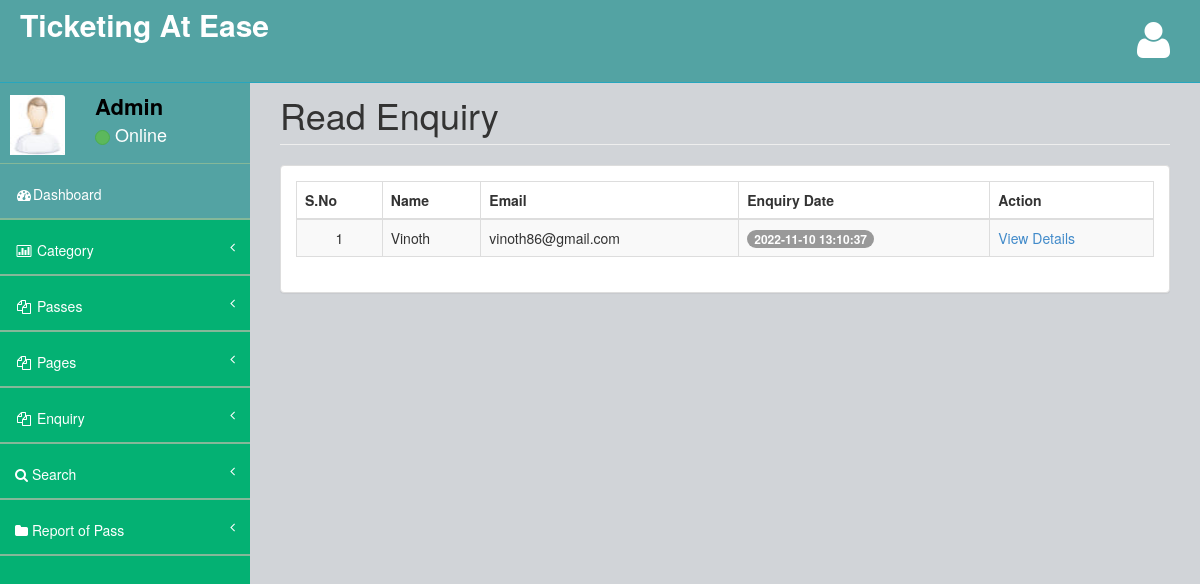
The app's page /admin/readenq.php (signed in) with its own data.
### tables this page shows
CREATE TABLE `tblcontact` (
  `ID` int(10) NOT NULL,
  `Name` varchar(200) DEFAULT NULL,
  `Email` varchar(200) DEFAULT NULL,
  `Message` mediumtext DEFAULT NULL,
  `EnquiryDate` timestamp NOT NULL DEFAULT current_timestamp(),
  `IsRead` int(5) DEFAULT NULL
);

### admin/readenq.php (the view, shortened to what this page needs)
<?php
include('includes/dbconnection.php');
if (strlen($_SESSION['bpmsaid'] == 0)) {
    header('location:logout.php');
} else {
?>
    <!DOCTYPE html>
    <html>
    <head>
        <link href="assets/plugins/bootstrap/bootstrap.css" rel="stylesheet" />
        <link href="assets/font-awesome/css/font-awesome.css" rel="stylesheet" />
        <link href="assets/plugins/pace/pace-theme-big-counter.css" rel="stylesheet" />
        <link href="assets/css/style.css" rel="stylesheet" />
        <link href="assets/css/main-style.css" rel="stylesheet" />
        <link href="assets/plugins/dataTables/dataTables.bootstrap.css" rel="stylesheet" />
    </head>
    <body>
        <div id="wrapper">
            <?php include_once('includes/header.php'); ?>
            <?php include_once('includes/sidebar.php'); ?>
            <div id="page-wrapper">
                <div class="row">
                    <div class="col-lg-12">
                        <h1 class="page-header">Read Enquiry</h1>
                    </div>
                </div>
                <div class="row">
                    <div class="col-lg-12">
                        <div class="panel panel-default">
                            <div class="panel-body">
                                <div class="table-responsive">
                                    <table class="table table-striped table-bordered table-hover" id="dataTables-example">
                                        <thead>
                                            <tr>
                                                <th>S.No</th>
                                                <th>Name</th>
                                                <th>Email</th>
                                                <th>Enquiry Date</th>
                                                <th>Action</th>
                                            </tr>
                                        </thead>
                                        <tbody>
                                            <?php
                                            $sql = "SELECT * from tblcontact where IsRead='1'";
                                            $query = $dbh->prepare($sql);
                                            $query->execute();
                                            $results = $query->fetchAll(PDO::FETCH_OBJ);
                                            $cnt = 1;
                                            if ($query->rowCount() > 0) {
                                                foreach ($results as $row) {               ?>
                                                    <tr>
                                                        <td class="text-center"><?php echo htmlentities($cnt); ?></td>
                                                        <td><?php echo htmlentities($row->Name); ?></td>
                                                        <td><?php echo htmlentities($row->Email); ?></td>
                                                        <td>
                                                            <span class="badge badge-primary"><?php echo htmlentities($row->EnquiryDate); ?></span>
                                                        </td>
                                                        <td><a href="view-enquiry.php?viewid=<?php echo htmlentities($row->ID); ?>">View Details</a></td>
                                                    </tr>
                                            <?php $cnt = $cnt + 1;
                                                }
                                            } ?>
                                        </tbody>
                                    </table>
                                </div>
                            </div>
                        </div>
                    </div>
                </div>
            </div>
        </div>
    </body>
    </html>
<?php }  ?>

### admin/includes/sidebar.php (shortened to what this page needs)
<?php
include('includes/dbconnection.php');
?>
        <nav class="navbar-default navbar-static-side" role="navigation">
            <div class="sidebar-collapse">
                <ul class="nav" id="side-menu">
                    <li>
                        <div class="user-section">
                            <div class="user-section-inner">
                                <img src="assets/img/user.jpg" alt="">
                            </div>
                            <div class="user-info">
                                <?php
$aid=$_SESSION['bpmsaid'];
$sql="SELECT AdminName from  tbladmin where ID=:aid";
$query = $dbh -> prepare($sql);
$query->bindParam(':aid',$aid,PDO::PARAM_STR);
$query->execute();
$results=$query->fetchAll(PDO::FETCH_OBJ);
$cnt=1;
if($query->rowCount() > 0)
{
foreach($results as $row)
{               ?>
                                <div><strong><?php  echo $row->AdminName;?></strong></div>
                                <div class="user-text-online">
                                    <span class="user-circle-online btn btn-success btn-circle "></span>&nbsp;Online
                                </div>
                            </div>
                            <?php $cnt=$cnt+1;}} ?>
                        </div>
                    </li>
                    <li class="selected">
                        <a href="dashboard.php"><i class="fa fa-dashboard fa-fw"></i>Dashboard</a>
                    </li>
                    <li>
                        <a href="#"><i class="fa fa-bar-chart-o fa-fw"></i> Category<span class="fa arrow"></span></a>
                    </li>
                    <li>
                        <a href="#"><i class="fa fa-files-o fa-fw"></i> Passes<span class="fa arrow"></span></a>
                    </li>
                    <li>
                        <a href="#"><i class="fa fa-files-o fa-fw"></i> Pages<span class="fa arrow"></span></a>
                    </li>
                    <li>
                        <a href="#"><i class="fa fa-files-o fa-fw"></i> Enquiry<span class="fa arrow"></span></a>
                    </li>
                    <li>
                        <a href="search-pass.php"><i class="fa fa-search"></i>  Search<span class="fa arrow"></span></a>
                        </li>
                        <li>
                        <a href="pass-bwdates-report.php"><i class="fa fa-folder"></i>  Report of Pass<span class="fa arrow"></span></a>
                        </li>
                </ul>
            </div>
        </nav>

### admin/assets/css/style.css (style rules this page uses)
body { background-color: #f8f8f8; }
#wrapper { width: 100%; margin-top: 55px!important; background-color:#04B173; }
#page-wrapper { padding: 0 15px; min-height: 568px; background-color:rgb(209, 212, 216); }
.navbar-static-side ul li { border-bottom:1px solid #84B899 !important; }
.arrow { float: right; }
.fa.arrow:before { content: "\f104"; }
@media (min-width:768px) { .navbar-static-side { z-index: 1; position: absolute; width: 250px; } }
.btn-circle { width: 30px; height: 30px; padding: 6px 0; border-radius: 15px; text-align: center; font-size: 12px; line-height: 1.428571429; }

### admin/assets/css/main-style.css (style rules this page uses)
.user-section-inner { height: 65px; width: 65px; -moz-border-radius: 3px; -webkit-border-radius: 3px; border-radius: 3px; overflow: hidden; display: inline-block; float: left; margin-right: 15px; margin-top: 20px; }
.user-section-inner img { margin-left:10px; width:55px; height:60px; }
.user-info { display: block; color:#000!important; display: inline-block; padding: 15px; margin-bottom: 0px }
.user-text-online { font-size:18px; color:#fff }
.user-circle-online { width: 15px!important; height: 15px!important; }
.nav > li > a { padding: 20px 15px; }
#side-menu { background-color:#04B173; }
#side-menu a { color:#fff; border-bottom: 1px solid #84B899 !important; height: 55px; }
.selected { background-color:rgb(83, 163, 163); }
.navbar-default { border-color: #27A6BE; }
@media (min-width:768px) { #page-wrapper { position: inherit; margin: 0 0 0 250px; padding: 0 30px; min-height: 1000px; } }

### records on screen
tblcontact: Name "Vinoth", Email "vinoth86@gmail.com", EnquiryDate "2022-11-10 13:10:37"

### other values on screen
$row->AdminName "Admin"
